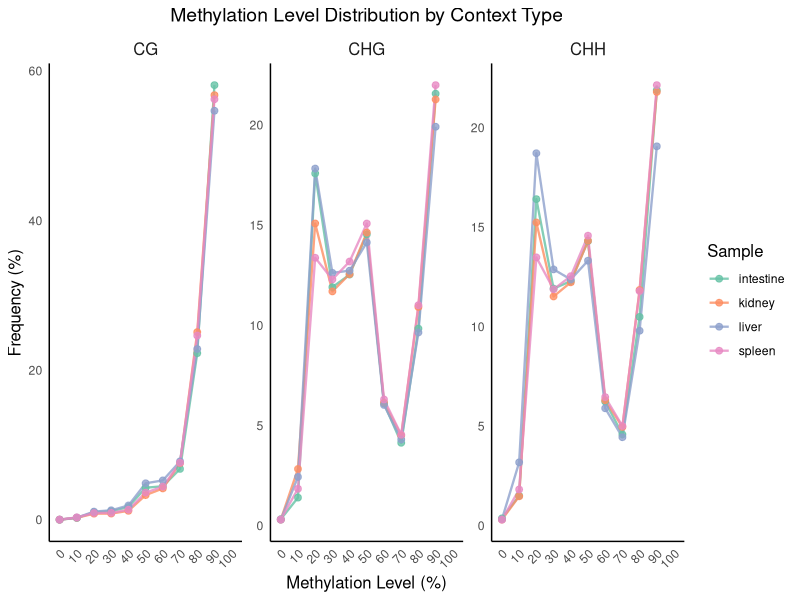

Source code (R):
#!/usr/bin/env Rscript

library(ggplot2)
library(reshape2)
library(dplyr)
library(RColorBrewer)

# 读取数据
data <- read.csv("methylation_distribution_all.csv")

# 提取样本基础名称（去除末尾的数字）
melted_data <- melt(data, id.vars = c("Methylation_Level", "Context_Type"), 
                    variable.name = "Sample", value.name = "Frequency")

# 从样本名中提取基础名称（去除末尾的数字）
melted_data$Base_Sample <- gsub("\\d+$", "", melted_data$Sample)

# 按基础样本名、上下文类型和甲基化水平分组，计算频率的平均值
averaged_data <- melted_data %>%
  group_by(Base_Sample, Context_Type, Methylation_Level) %>%
  summarise(Frequency = mean(Frequency, na.rm = TRUE), .groups = "drop")

# 确保甲基化水平按顺序排列
averaged_data$Methylation_Level <- factor(averaged_data$Methylation_Level, 
                                          levels = c("0", "10", "20", "30", "40", "50", 
                                                    "60", "70", "80", "90", "100"))

# 获取样本数量
num_samples <- length(unique(averaged_data$Base_Sample))

# 选择配色方案 - 使用Set2或Set3配色，这些配色对比度较高且颜色区分明显
if (num_samples <= 8) {
  colors <- brewer.pal(num_samples, "Set2")
} else if (num_samples <= 12) {
  colors <- brewer.pal(num_samples, "Set3")
} else {
  # 如果样本数超过12，使用Paired配色并循环使用
  colors <- rep(brewer.pal(12, "Paired"), length.out = num_samples)
}

# 创建折线图，按上下文类型分面
p <- ggplot(averaged_data, aes(x = Methylation_Level, y = Frequency, 
                               group = Base_Sample, color = Base_Sample)) +
  geom_line(size = 0.8, alpha = 0.8) +
  geom_point(size = 2, alpha = 0.8) +
  facet_wrap(~ Context_Type, nrow = 1, scales = "free_y") +
  scale_x_discrete(drop = FALSE) +
  scale_color_manual(values = colors) +
  labs(title = "Methylation Level Distribution by Context Type",
       x = "Methylation Level (%)",
       y = "Frequency (%)",
       color = "Sample") +
  theme_minimal() +
  theme(
    panel.grid = element_blank(),
    axis.line = element_line(color = "black", linewidth = 0.5),
    axis.line.x.top = element_blank(),
    axis.line.y.right = element_blank(),
    axis.text.x = element_text(angle = 45, hjust = 1),
    legend.position = "right",
    plot.title = element_text(hjust = 0.5, size = 14),
    axis.title = element_text(size = 12),
    legend.title = element_text(size = 12),
    strip.background = element_blank(),
    strip.text = element_text(size = 12)
  )

# 保存为PDF
ggsave("methylation_distribution.pdf", plot = p, width = 18, height = 6, device = "pdf")

print("折线图已保存到 methylation_distribution.pdf")
